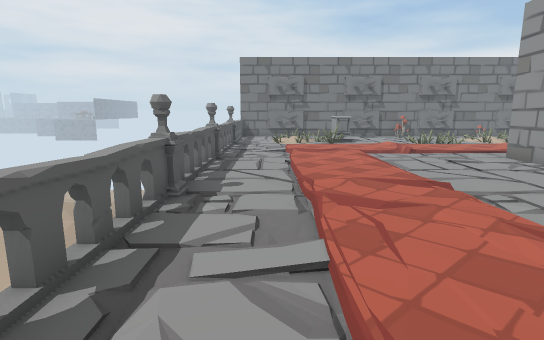
View 1 (above)

16 first-person views from a walk through a Unity game level. The camera is 1.5 m above the floor, tilts 10° down and sees 80° across. The floor is counted in squares, 1 m on a side. Each view is taken from the middle of a square. On the plan, view 1 faces up. The plan holds only what a view shows up to about 15 squares ahead; the rest is blank. The place goes on beyond the plan. The player is left out. Some animated figures are not drawn. Some surface patterns are stand-ins.

View 2
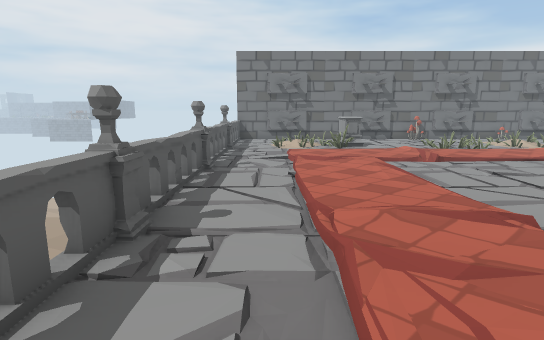

View 3
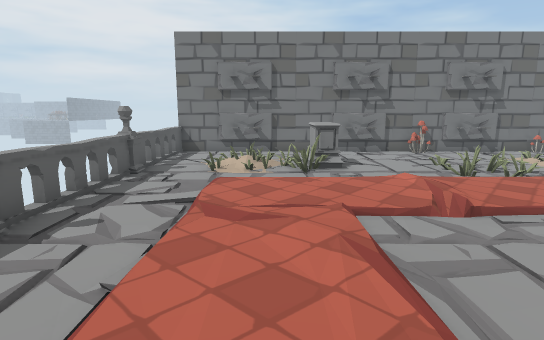

View 4
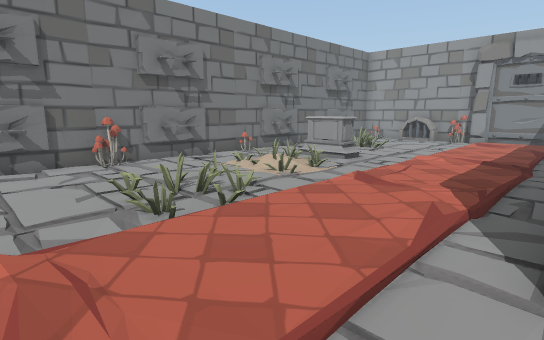

View 5
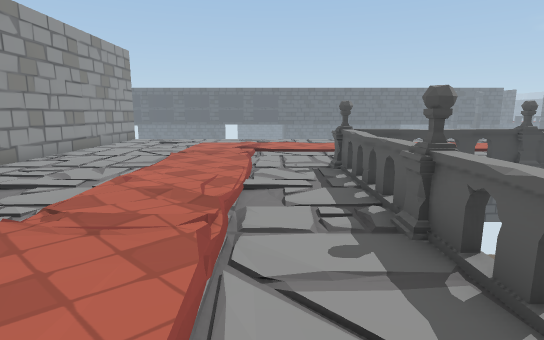

View 6
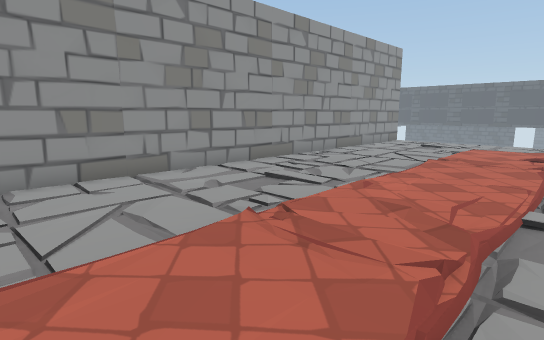

View 7
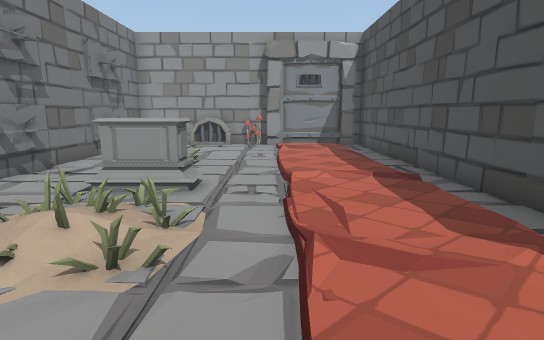

View 8
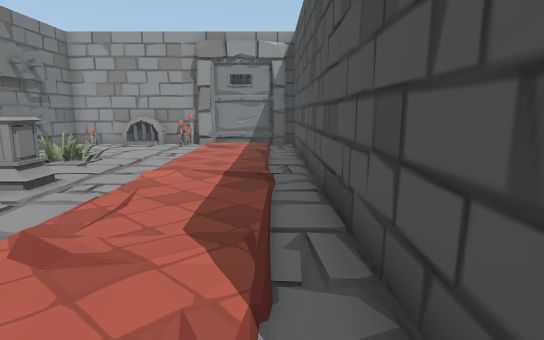

View 9
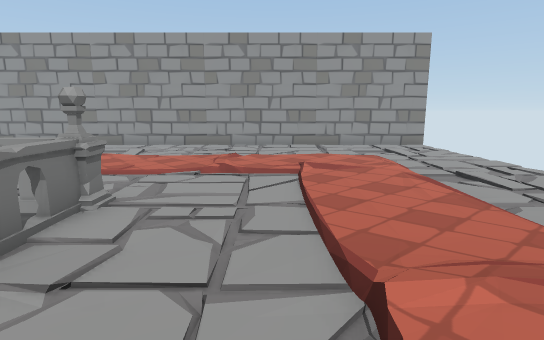

View 10
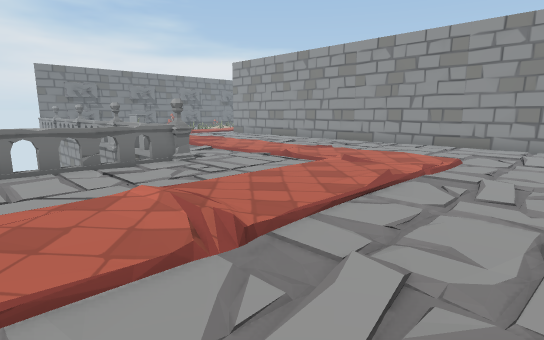

View 11
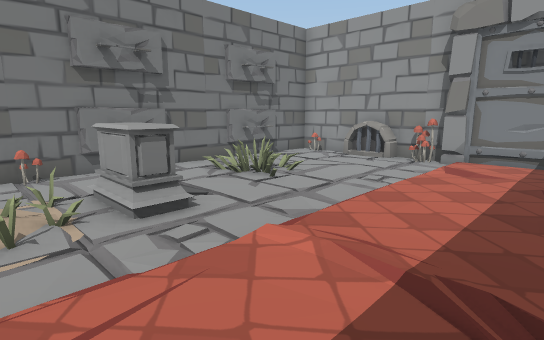

View 12
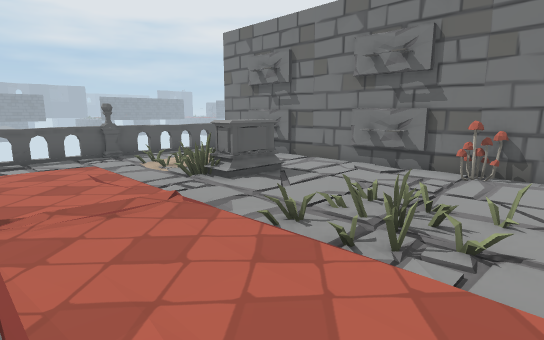

View 13
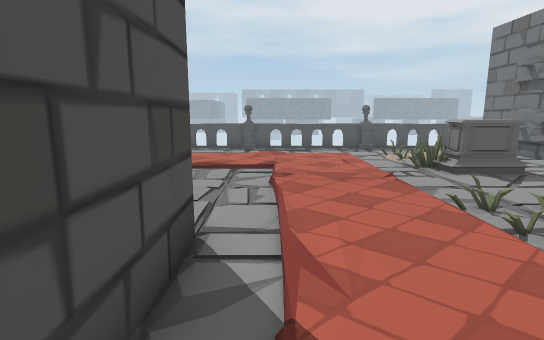

View 14
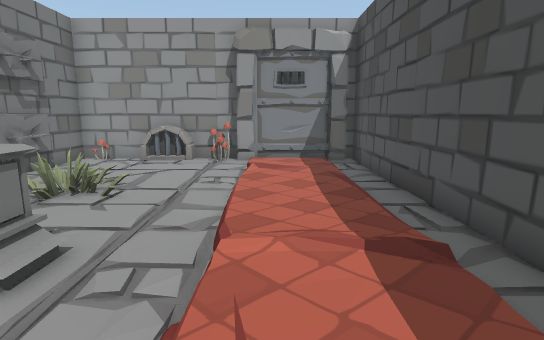

View 15
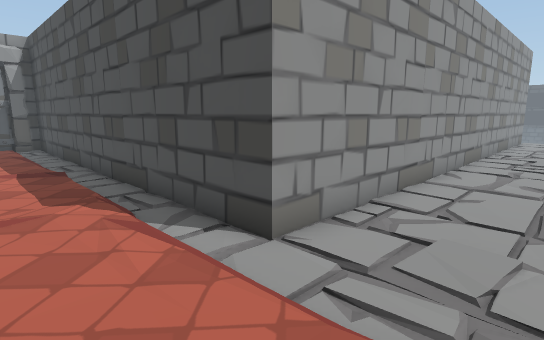

View 16
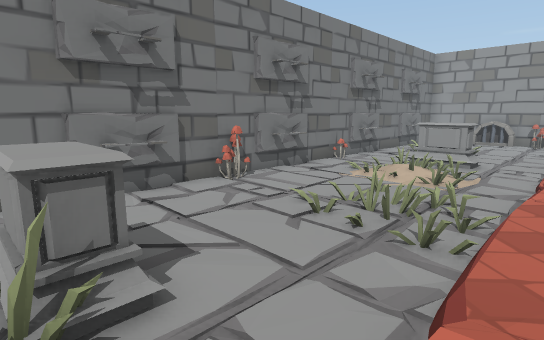

### Floor plan
Key: @ floor where view 1 was taken; # wall or solid block; x gap in a wall; . main floor; : floor 0.25 m higher than the main floor; / step, stairs or slope; = window, fence, low wall or low ledge; v drop or lower ground; O other object.
Columns run from 7 left of view 1 to 23 right of it. Each row starts with its distance up from view 1.
 21      ##########################
 20      x......  ...==...==... =.#
 19      x........................#
 18      #..//OO......//.OO...... #
 17      x..//OO......./.OO......=#
 16      #.../....././../../././/##
 15      #.........///..//././///##
 14 v    x...:::::...:::::::...:..#
 13 v    x....::::...:::::::..::..#
 12 v    x..:::./////////////////##
 11 vv   #...::..//################
 10 vv   x....:....#
  9      x.........#
  8      #.........#
  7      x../::....#
  6      #.//:.....#
  5      #../::....#
  4      x...::....#
  3      x...::....#
  2      x.........#
  1 #xx#x#...:.....#
  0  ......@/:/....#
 -1  ......./:/....#
 -2 ......../:/....#
 -3 .///....:::....#
 -4 :::::..::::....#
 -5 :///..:::......#
 -6 ...............#
 -7  ..............#
 -8 . .............#
 -9                #

Where each view was taken, in squares from view 1:
view 1: 0 up, 0 right, facing up
view 2: 2 up, 0 right, facing up
view 3: 7 up, 2 right, facing up
view 4: 11 up, 5 right, facing up-right
view 5: 10 up, 0 right, facing down
view 6: 9 up, 0 right, facing down-right
view 7: 15 up, 8 right, facing right
view 8: 12 up, 8 right, facing right
view 9: 2 down, 7 left, facing right
view 10: 8 down, 7 left, facing up-right
view 11: 12 up, 12 right, facing up-right
view 12: 12 up, 10 right, facing up-left
view 13: 12 up, 12 right, facing left
view 14: 14 up, 11 right, facing right
view 15: 14 up, 5 right, facing down-right
view 16: 14 up, 3 right, facing up-right
